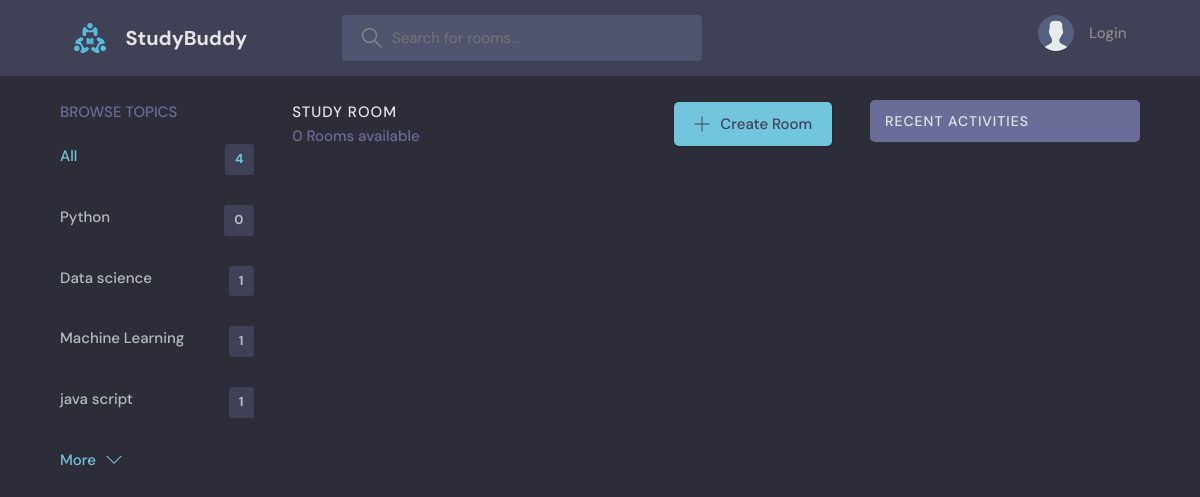
Before: /?q=React with the older database file.
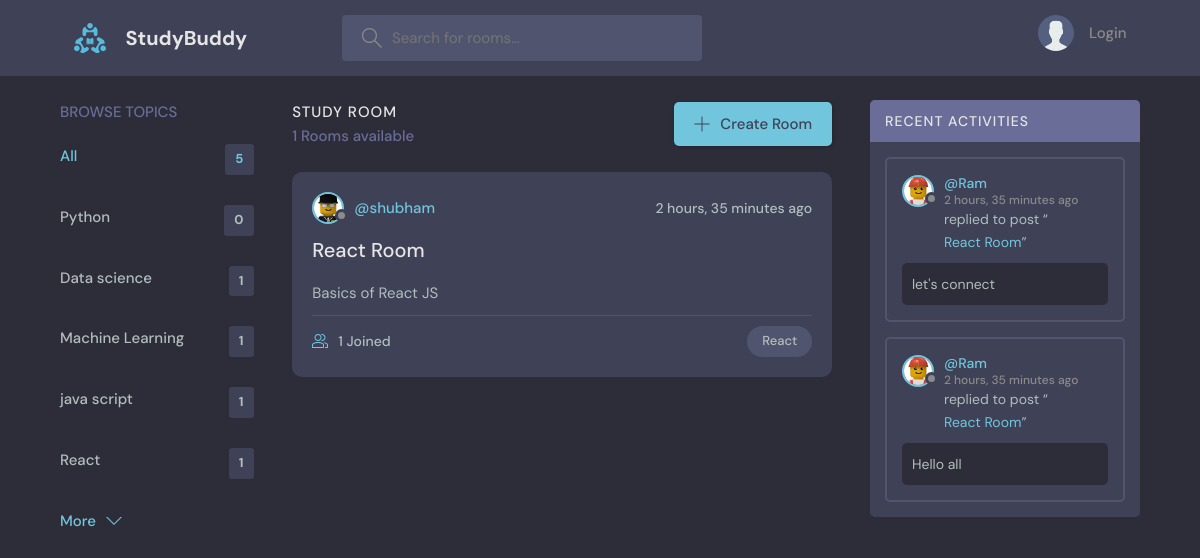
After: the same page with the newer database file.
### base/models.py (models this page shows, shortened)
class Topic(models.Model):
    name = models.CharField(max_length = 200)

class Room(models.Model):
    host = models.ForeignKey(User, on_delete= models.SET_NULL, null=True)
    topic = models.ForeignKey(Topic, models.SET_NULL, null=True)
    name = models.CharField(max_length=200)
    description = models.TextField(null=True, blank=True)
    participants = models.ManyToManyField(User, related_name='participants', blank=True)
    updated = models.DateTimeField(auto_now=True)
    created = models.DateTimeField(auto_now_add=True)
    class Meta:
        ordering = ['-updated','-created']
    def __str__(self):
        return self.name

class User(AbstractUser):
    name = models.CharField( max_length=200, null=True )
    email = models.EmailField(unique = True, max_length=254 , null=True)
    bio = models.TextField(null=True)
    avatar =  models.ImageField(null = True, default = 'avatar.svg')
    USERNAME_FIELD = 'email'
    REQUIRED_FIELDS = []

class Message(models.Model):
    user= models.ForeignKey(User, on_delete=models.CASCADE)
    room = models.ForeignKey(Room, on_delete=models.CASCADE)
    body = models.TextField()
    updated = models.DateTimeField(auto_now=True)
    created = models.DateTimeField(auto_now_add=True)
    class Meta:
        ordering = ['-updated', '-created']

### base/views.py (the view)
# urls.py: path('', views.home, name='home'),
def home(request):
    q = request.GET.get('q') if request.GET.get('q') != None else ''
    rooms = Room.objects.filter(
        Q(topic__name__icontains=q) |
        Q(name__icontains=q) |
        Q(description__icontains=q)
    )
    topics = Topic.objects.all()[0:5]
    room_count = rooms.count()
    room_messages = Message.objects.filter(Q(room__topic__name__icontains = q))
    context = {'rooms': rooms, 'topics': topics,
               'room_count': room_count, "room_messages": room_messages}
    return render(request, 'base/home.html', context)

### base/templates/base/home.html
{% extends 'main.html' %} {% block content %}
<main class="layout layout--3">
    <div class="container">
        {% include 'base/topic_component.html' %}
         <div class="roomList">
        {% include 'base/feed_component.html' %}
        </div>
        {% include 'base/activity_component.html' %}
    </div>
</main>
{% endblock content %}

### base/templates/base/topic_component.html
<div class="topics">
    <div class="topics__header">
        <h2>Browse Topics</h2>
    </div>
    <ul class="topics__list">
        <li>
            <a href="{% url 'home'%}" class="active">All <span>{{topics.count}}</span></a>
        </li>
        {% for topic in topics %}
        <li>
            <a href="{% url 'home' %}?q={{topic.name}}"
                >{{topic.name}} <span>{{topic.room_set.all.count}}</span></a
            >
        </li>
        {% endfor %}
    </ul>
    <a class="btn btn--link" href="{% url 'browse-topics' %}">
        More
        <svg
            version="1.1"
            xmlns="http://www.w3.org/2000/svg"
            width="32"
            height="32"
            viewBox="0 0 32 32"
        >
            <title>chevron-down</title>
            <path d="M16 21l-13-13h-3l16 16 16-16h-3l-13 13z"></path>
        </svg>
    </a>
</div>

### base/templates/base/feed_component.html (shortened to what this page needs)
    <div class="roomList__header">
        <div>
            <h2>Study Room</h2>
            <p>{{room_count}} Rooms available</p>
        </div>
        <a class="btn btn--main" href="{% url 'create-room' %}">
            <svg
                version="1.1"
                xmlns="http://www.w3.org/2000/svg"
                width="32"
                height="32"
                viewBox="0 0 32 32"
            >
                <title>add</title>
                <path
                    d="M16.943 0.943h-1.885v14.115h-14.115v1.885h14.115v14.115h1.885v-14.115h14.115v-1.885h-14.115v-14.115z"
                ></path>
            </svg>
            Create Room
        </a>
    </div>
    {% for room in rooms %}
    <div class="roomListRoom">
        <div class="roomListRoom__header">
            <a href=" {% if room.host %}{% url 'user-profile' room.host.id %}{% else %} / {% endif %}" class="roomListRoom__author">
                <div class="avatar avatar--small">
                    <img
                        src="{{ room.host.avatar.url }}"
                    />
                </div>
                <span>@{{room.host.username}}</span>
            </a>
            <div class="roomListRoom__actions">
                <span>{{room.created | timesince}} ago</span>
            </div>
        </div>
        <div class="roomListRoom__content">
            <a href="{%url 'room' room.id %}">{{room.name}}</a>
            <p>{{room.description}}</p>
        </div>
        <div class="roomListRoom__meta">
            <a href="{% url 'room' room.id %}" class="roomListRoom__joined">
                {{room.participants.all.count}} Joined
            </a>
            <p class="roomListRoom__topic">{{room.topic.name}}</p>
        </div>
    </div>
    {% endfor %}

### base/templates/base/activity_component.html (shortened to what this page needs)
<div class="activities">
    <div class="activities__header">
        <h2>Recent Activities</h2>
    </div>
    {% for room_message in room_messages %}
    <div class="activities__box">
        <div class="activities__boxHeader roomListRoom__header">
            <a href="{% url 'user-profile' room_message.user.id %}" class="roomListRoom__author">
                <div class="avatar avatar--small">
                    <img
                        src="{{room_message.user.avatar.url}}"
                    />
                </div>
                <p>
                    @{{room_message.user.name}}
                    <span >{{ room_message.created|timesince}} ago</span>
                </p>
            </a>
        </div>
        <div class="activities__boxContent">
            <p>
                replied to post “<a href="{% url 'room' room_message.room.id %}"
                    >{{room_message.room}}</a
                >”
            </p>
            <div class="activities__boxRoomContent">
               {{room_message.body}}
            </div>
        </div>
    </div>
    {% endfor %}
</div>

Changed rows visible on the page:
added Topic: name "React", room_set.all.count "1"
added Room: host.avatar (picture), host.username "shubham", created "2 hours, 35 minutes", name "React Room", description "Basics of React JS", participants.all.count "1", topic.name "React"
added Message: user.avatar (picture), user.name "Ram", created "2 hours, 35 minutes", room "React Room", body "let's connect"
added Message: user.avatar (picture), user.name "Ram", created "2 hours, 35 minutes", room "React Room", body "Hello all"
Other visible differences:
{{ topics.count }}: "4" → "5"
{{ room_count }}: "0" → "1"
